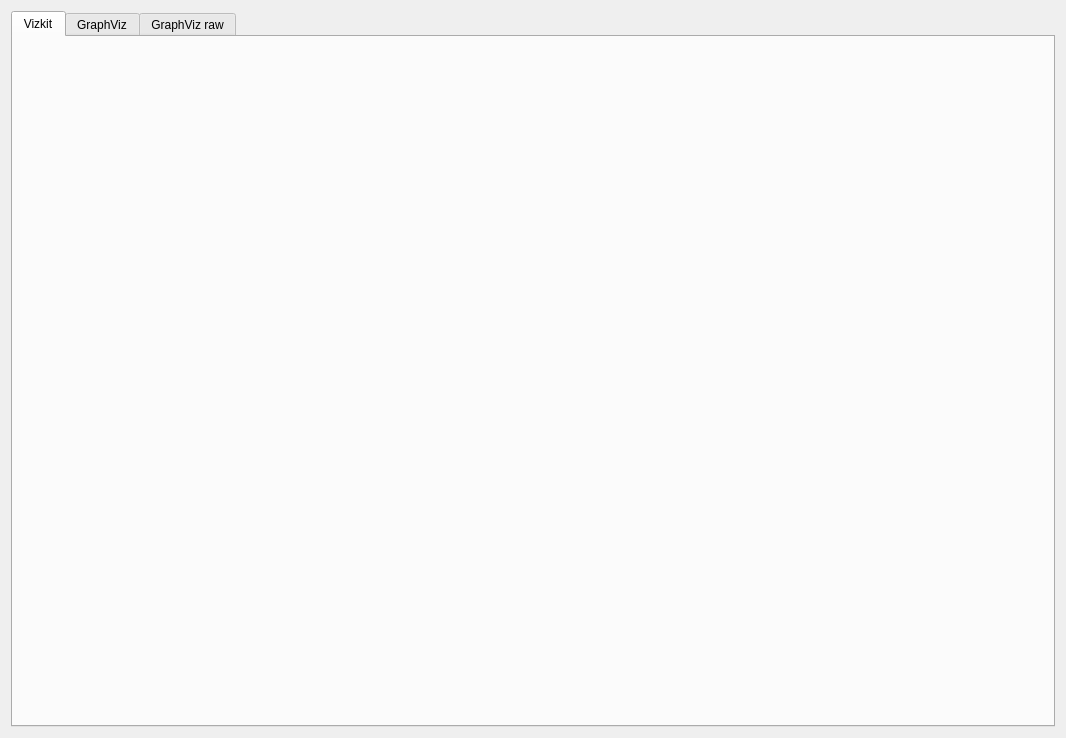
<?xml version="1.0" encoding="UTF-8"?>
<ui version="4.0">
 <class>Form</class>
 <widget class="QWidget" name="Form">
  <property name="geometry">
   <rect>
    <x>0</x>
    <y>0</y>
    <width>1066</width>
    <height>738</height>
   </rect>
  </property>
  <property name="windowTitle">
   <string>Graph SLAM GUI</string>
  </property>
  <layout class="QVBoxLayout" name="verticalLayout_3">
   <item>
    <widget class="QTabWidget" name="tabWidget">
     <property name="currentIndex">
      <number>0</number>
     </property>
     <property name="movable">
      <bool>true</bool>
     </property>
     <widget class="QWidget" name="tab_7">
      <attribute name="title">
       <string>Vizkit</string>
      </attribute>
      <layout class="QVBoxLayout" name="verticalLayout_2">
       <item>
        <widget class="vizkit::Vizkit3DWidget" name="vizkit_widget"/>
       </item>
      </layout>
     </widget>
     <widget class="QWidget" name="tab_8">
      <attribute name="title">
       <string>GraphViz</string>
      </attribute>
      <layout class="QVBoxLayout" name="verticalLayout">
       <item>
        <widget class="QPushButton" name="update_graph_viz">
         <property name="text">
          <string>update Graphviz</string>
         </property>
         <property name="checkable">
          <bool>false</bool>
         </property>
         <property name="autoDefault">
          <bool>false</bool>
         </property>
         <property name="default">
          <bool>false</bool>
         </property>
         <property name="flat">
          <bool>false</bool>
         </property>
        </widget>
       </item>
       <item>
        <widget class="QGraphicsView" name="graph_viz_img_view">
         <property name="verticalScrollBarPolicy">
          <enum>Qt::ScrollBarAsNeeded</enum>
         </property>
        </widget>
       </item>
      </layout>
     </widget>
     <widget class="QWidget" name="tab_9">
      <attribute name="title">
       <string>GraphViz raw</string>
      </attribute>
      <layout class="QHBoxLayout" name="horizontalLayout_2">
       <item>
        <widget class="QTextEdit" name="graph_viz_dot">
         <property name="readOnly">
          <bool>true</bool>
         </property>
         <property name="overwriteMode">
          <bool>true</bool>
         </property>
        </widget>
       </item>
      </layout>
     </widget>
    </widget>
   </item>
  </layout>
 </widget>
 <customwidgets>
  <customwidget>
   <class>vizkit::Vizkit3DWidget</class>
   <extends>QWidget</extends>
   <header>vizkit/Vizkit3DWidget.hpp</header>
  </customwidget>
 </customwidgets>
 <resources/>
 <connections/>
</ui>
